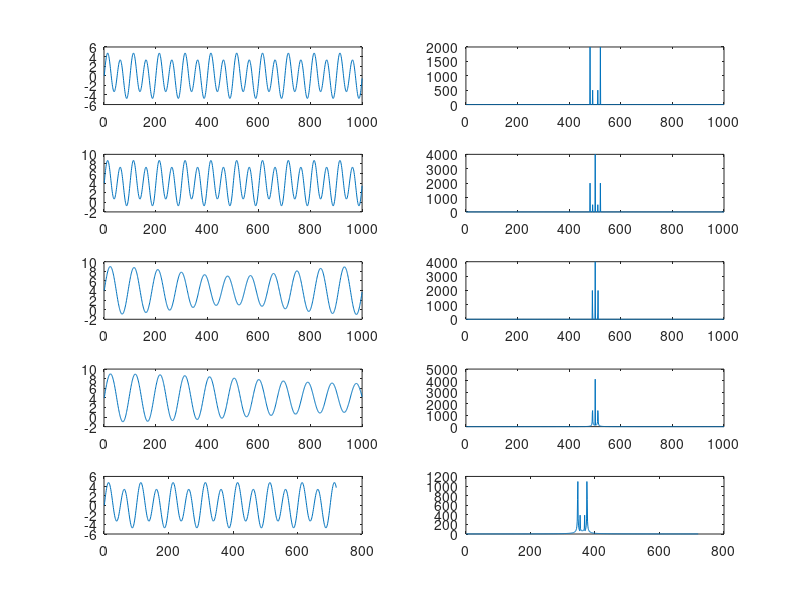

The MATLAB script that drew this image:
function TP3Ejercio1()
T=0.001;
Fm = 1/T;
t_ini = 0;
t_fin = 1;
t=t_ini:T:t_fin-T;

s = sin(2*pi*10*t) + 4*sin(2*pi*20*t);

subplot(5,2,1);
plot(s);

%Calculo de la TDF
fsp=fftp(s);
subplot(5,2,2);
plot(fsp);

%Teorema de Parseval

e=energia(s);
f=energia(fsp);
f= f * (1/length(t));


disp('Si los valores correspondientes a la Energía de la Función y de TDF de la Funcion son iguales, entonces cumple con el Teorema de Parseval');

disp(e);

disp(f);

if e==f
    disp('Cumple con el Teorema Parseval');
else
    disp('No cumple con el Teorema Parseval');
end

%Primera Modificacion (s1+s2+4)
s=sin(2*pi*10*t) + 4*sin(2*pi*20*t)+4;

subplot(5,2,3);
plot(s);

fsp=fftp(s);
subplot(5,2,4);
plot(fsp);

%Segunda Modificacion (f1=10 f2=11)

s=sin(2*pi*10*t) + 4*sin(2*pi*11*t)+4;

subplot(5,2,5);
plot(s);

fsp=fftp(s);
subplot(5,2,6);
plot(fsp);

%Tercera Modificacion (f1=10 f2=10.5)

s=sin(2*pi*10*t) + 4*sin(2*pi*10.5*t)+4;

subplot(5,2,7);
plot(s);

fsp=fftp(s);
subplot(5,2,8);
plot(fsp);

%Cuarta Modificacion (Intervalo de tiempo [0...0.72])

t_ini = 0;
t_fin = 0.72;
t=t_ini:T:t_fin-T;

s = sin(2*pi*10*t) + 4*sin(2*pi*20*t);

subplot(5,2,9);
plot(s);

fsp=fftp(s);
subplot(5,2,10);
plot(fsp);

end

function [fsp] = fftp(s)
	%Calcula la transformada y la postprocesa para mostrarla correctamente
	fs = abs(fft(s));%Fundamental el valor absoluto aca!
	N = length(fs);
	vm = floor(N/2);%En el caso que la longitud sea impar???

	fsp = zeros(1,N);%Vector de valores acomodados inicializado

	%Valores negativos
	for i = 1:vm
		fsp(i) = fs(vm + i);%desde vm +1 hasta N 
    end
	%Valores positivos
	for i = vm+1:N 
		fsp(i) = fs(i - vm);%desde 1 hasta vm +1 
    end
end

function [e]=energia(s)
    n=length(s);
    e=0;
    for i=1:1:n
        e=e+abs(s(i))^2;
    end
end
